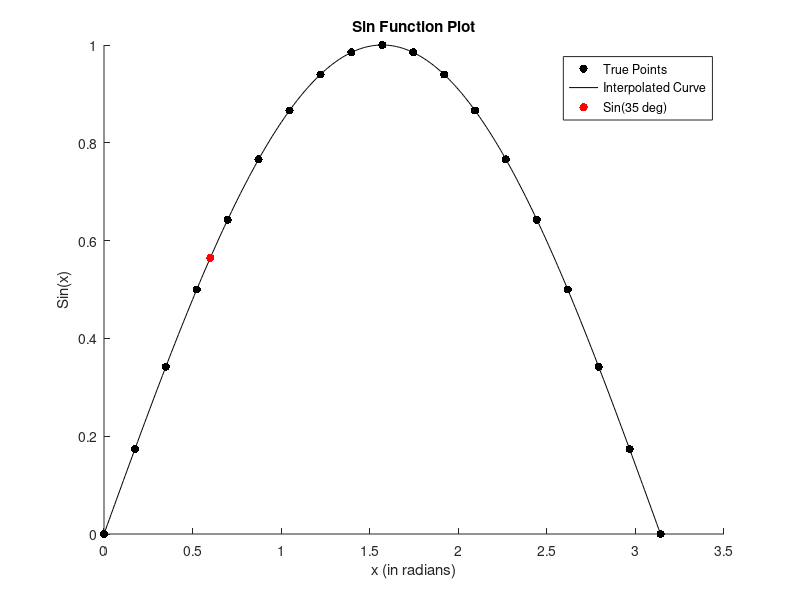

This chart was generated by the following MATLAB code:
%% Interpolating the Sin function from the 10 degree
%% spaced support data, to find the value of Sin(35)
%% degree
%%
%% Author: Sahil Raj
%% Assignment 4 Problem 3

clc; clear all;

% Get the support data for 0 -> 180 degrees
h = pi * 10/180;
thetas = 0:h:pi;
Y = sin(thetas);

scatter(thetas, Y, 'k', 'filled');
hold on;

% Compute the polynomial or degree |Y| - 1
N = length(Y);
D = zeros(N, N);

% fill the entries with the y values
for i = 1:N
  D(i,1) = Y(i);
endfor

% Precompute the coefficient matrix for each term without division
for j = 2:N
  for i = j:N
    D(i,j) = (D(i,j-1) - D(i-1,j-1));
  endfor
endfor

% set the time sampling step as 0.01 radians
dt = 0.01;
interpT = 0:dt:max(thetas);
interpN = length(interpT);
interpY = zeros(interpN, 1);

% Compute the interpolated curve for the domain value
% using the precomputed polynomial coefficient
for i = 1:interpN
  res = 0.0;
  x = interpT(i);
  for k = 1:N
    _tmp = D(k,k); % coefficient
    for j = 1:k-1
      xj = thetas(j); % Product of x factors
      _tmp = _tmp * (x - xj);
    endfor
    res = res + _tmp / (power(h, k-1) * factorial(k-1));
  endfor
  interpY(i) = res;
endfor

% Plot the interpolated polynomial
plot(interpT, interpY, 'k-');

% Compute the value of Sin(35) from the interpolated curve
ang = pi * 35 / 180;
idx = round(interpN * ang / max(interpT));
y_t = interpY(idx);
scatter(interpT(idx), interpY(idx), 'r', "filled");


xlabel("x (in radians)");
ylabel("Sin(x)");
title("Sin Function Plot");
legend(["True Points"; "Interpolated Curve"; "Sin(35 deg)"]);
hold off;

printf("Sin(35degree) = %f\n", interpY(idx));
